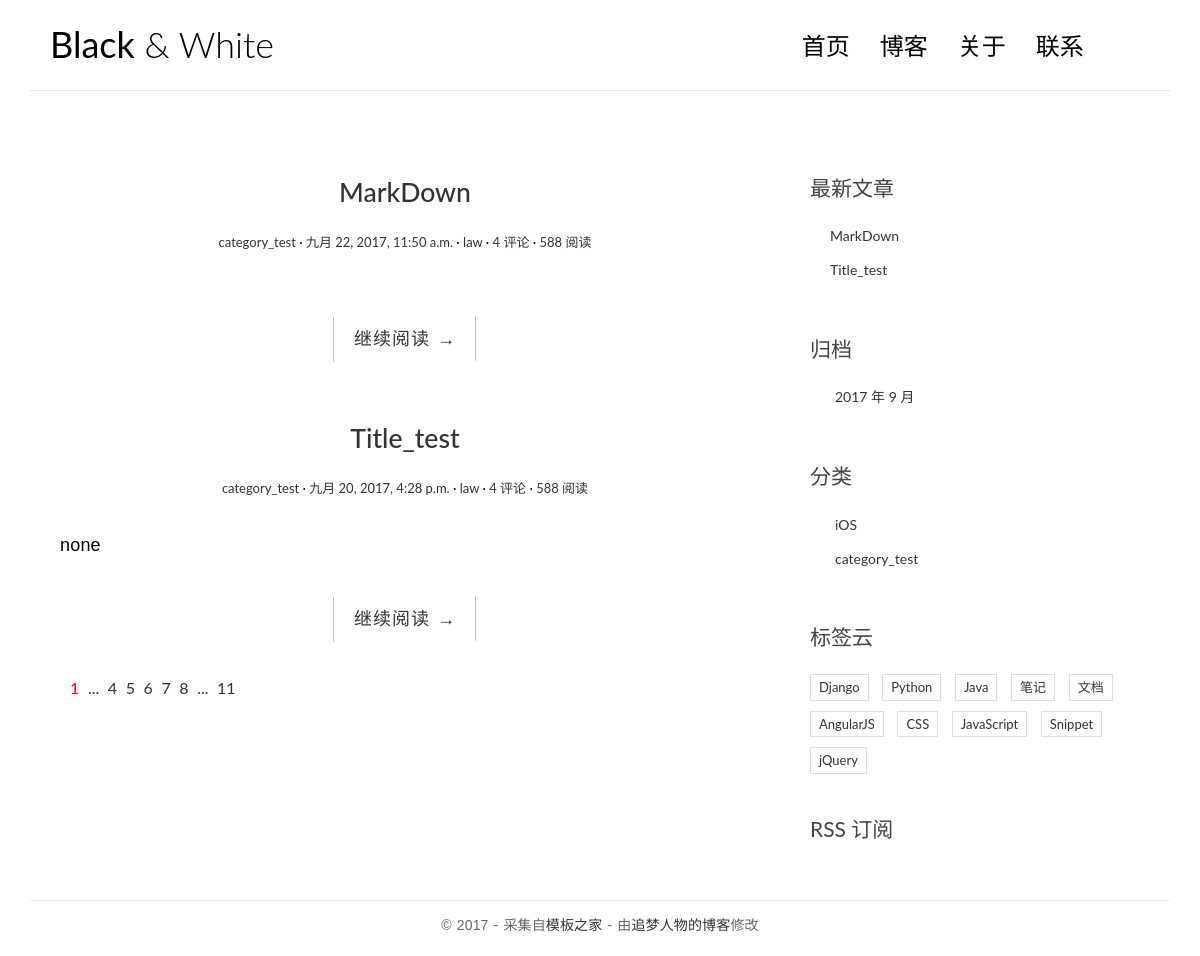
The page / on the database its author committed.
### lawBlog/models.py (models this page shows, shortened)
class Post(models.Model):
    title = models.CharField(max_length=70)
    body = models.TextField()
    created_time = models.DateTimeField()
    modified_time = models.DateTimeField()
    excerpt = models.CharField(max_length=200, blank=True)
    category = models.ForeignKey(Category)
    tags = models.ManyToManyField(Tag, blank=True)
    author = models.ForeignKey(User)
    def get_absolute_url(self):
        return reverse('lawBlog:detail', kwargs={'pk': self.pk})

class Category(models.Model):
    name = models.CharField(max_length=100)

### lawBlog/views.py (the view)
# urls.py: url(r'^$',views.index,name='index'),
def index(request):
    post_list = Post.objects.all().order_by('-created_time')
    return render(request, 'lawBlog/index.html', context={'post_list': post_list})

### lawBlog/templatetags/blog_tags.py (called while the page is built)
@register.simple_tag
def get_recent_posts(num=5):
    return Post.objects.all().order_by('-created_time')[:num]

@register.simple_tag
def archives():
    return Post.objects.dates('created_time', 'month', order='DESC')

@register.simple_tag
def get_categories():
    return Category.objects.all()

### templates/lawBlog/index.html
{% extends 'base.html' %}
{% block main %}
    {% for post in post_list %}
    <article class="post post-{{ post.pk }}">
        <header class="entry-header">
            <h1 class="entry-title">
                <a href="{{ post.get_absolute_url }}">{{ post.title }}</a>
            </h1>
            <div class="entry-meta">
                <span class="post-category"><a href="#">{{ post.category.name }}</a></span>
                <span class="post-date"><a href="#"><time class="entry-date"
                                            datetime="{{ post.created_time }}">{{ post.created_time }}</time></a></span>
                <span class="post-author"><a href="#">{{ post.author }}</a></span>
                <span class="comments-link"><a href="#">4 评论</a></span>
                <span class="views-count"><a href="#">588 阅读</a></span>
            </div>
        </header>
        <div class="entry-content clearfix">
            <p>{{ post.excerpt }}</p>
            <div class="read-more cl-effect-14">
                <a href="{{ post.get_absolute_url }}" class="more-link">继续阅读 <span class="meta-nav">→</span>
</a>
            </div>
        </div>
    </article>
    {% empty %}
    <div class="no-post">暂时还没有发布的文章！</div>
    {% endfor %}
    <div class="pagination">
        <ul>
            <li class="current"><a href="">1</a></li>
            <li><a href="">...</a></li>
            <li><a href="">4</a></li>
            <li><a href="">5</a></li>
            <li><a href="">6</a></li>
            <li><a href="">7</a></li>
            <li><a href="">8</a></li>
            <li><a href="">...</a></li>
            <li><a href="">11</a></li>
        </ul>
    </div>
{% endblock main %}

### templates/base.html (shortened to what this page needs)
{% load staticfiles %}
{% load blog_tags %}
<!DOCTYPE html>
<html>
<head>
    <link rel="stylesheet" href="http://code.ionicframework.com/ionicons/2.0.1/css/ionicons.min.css">
    <link rel="stylesheet" href="{% static 'lawBlog/css/bootstrap.min.css' %}">
    <link rel="stylesheet" href="{% static 'lawBlog/css/pace.css' %}">
    <link rel="stylesheet" href="{% static 'lawBlog/css/custom.css' %}">
    <link rel="stylesheet" href="{% static 'lawBlog/css/highlights/github.css' %}">
</head>
<body>
<div class="container">
    <header id="site-header">
        <div class="row">
            <div class="col-md-4 col-sm-5 col-xs-8">
                <div class="logo">
                    <h1><a href="index.html"><b>Black</b> &amp; White</a></h1>
                </div>
            </div>
            <div class="col-md-8 col-sm-7 col-xs-4">
                <nav class="main-nav" role="navigation">
                    <div class="collapse navbar-collapse" id="bs-example-navbar-collapse-1">
                        <ul class="nav navbar-nav navbar-right">
                            <li class="cl-effect-11"><a href="index.html" data-hover="首页">首页</a></li>
                            <li class="cl-effect-11"><a href="full-width.html" data-hover="博客">博客</a></li>
                            <li class="cl-effect-11"><a href="about.html" data-hover="关于">关于</a></li>
                            <li class="cl-effect-11"><a href="contact.html" data-hover="联系">联系</a></li>
                        </ul>
                    </div>
                </nav>
            </div>
        </div>
    </header>
</div>
<div class="content-body">
    <div class="container">
        <div class="row">
            <main class="col-md-8">
                {% block main %}
                {% endblock main %}
            </main>
            <aside class="col-md-4">
                <div class="widget widget-recent-posts">
                    <h3 class="widget-title">最新文章</h3>
                    {% get_recent_posts as recent_post_list %}
                    <ul>
                        {% for post in recent_post_list %}
                            <li>
                                <a href="{{ post.get_absolute_url }}">{{ post.title }}</a>
                            </li>
                        {% empty %}
                            暂无文章！
                        {% endfor %}
                    </ul>
                </div>
                <div class="widget widget-archives">
                    <h3 class="widget-title">归档</h3>
                    {% archives as date_list %}
                    <ul>
                        {% for date in date_list %}
                            <li>
                                 <a href="{% url 'lawBlog:archives' date.year date.month %}">
                                    {{ date.year }} 年 {{ date.month }} 月
                                 </a>
                            </li>
                        {% empty %}
                            暂无归档！
                        {% endfor %}
                    </ul>
                </div>
                <div class="widget widget-category">
                    <h3 class="widget-title">分类</h3>
                    {% get_categories as category_list %}
                    <ul>
                        {% for category in category_list %}
                            <li>
                                <a href="{% url 'lawBlog:category' category.pk %}">{{ category.name }}</a>
                            </li>
                        {% empty %}
                            暂无分类！
                        {% endfor %}
                    </ul>
                </div>
                <div class="widget widget-tag-cloud">
                    <h3 class="widget-title">标签云</h3>
                    <ul>
                        <li>
                            <a href="#">Django</a>
                        </li>
                        <li>
                            <a href="#">Python</a>
                        </li>
                        <li>
                            <a href="#">Java</a>
                        </li>
                        <li>
                            <a href="#">笔记</a>
                        </li>
                        <li>
                            <a href="#">文档</a>
                        </li>
                        <li>
                            <a href="#">AngularJS</a>
                        </li>
                        <li>
                            <a href="#">CSS</a>
                        </li>
                        <li>
                            <a href="#">JavaScript</a>
                        </li>
                        <li>
                            <a href="#">Snippet</a>
                        </li>
                        <li>
                            <a href="#">jQuery</a>
                        </li>
                    </ul>
                </div>
                <div class="rss">
                    <a href=""> RSS 订阅</a>
                </div>
        </div>
    </div>
</div>
<footer id="site-footer">
    <div class="container">
        <div class="row">
            <div class="col-md-12">
                <p class="copyright">&copy 2017 - 采集自<a href="http://www.cssmoban.com/"
                                                        target="_blank" title="模板之家">模板之家</a>
                    - 由<a href="http://zmrenwu.com/" title="网页模板" target="_blank">追梦人物的博客</a>修改
                </p>
            </div>
        </div>
    </div>
</footer>
</body>
</html>

### lawBlog/static/lawBlog/css/custom.css (style rules this page uses)
* { outline: none; }
h1, h2, h3, h4, h5, h6 { margin-top: 0; }
b { font-weight: 400; }
a { color: #333; }
body { color: #444; font-family: 'Lato', sans-serif; }
p { font-family: 'Ubuntu', sans-serif; font-weight: 400; word-spacing: 1px; letter-spacing: 0.01em; }
#site-header { background-color: #FFF; padding: 25px 20px; margin-bottom: 40px; border-bottom: 1px solid #e7e7e7; }
.logo h1 a { color: #000; }
.logo h1 { margin: 0; font-family: 'Lato', sans-serif; font-weight: 300; }
.main-nav { margin-top: 11px; max-width: 95%; }
.main-nav a { color: #000000 !important; padding: 0 0 5px 0 !important; margin-right: 30px; font-family: 'Lato', sans-serif; font-weight: 300; font-size: 24px; }
.cl-effect-11 a { padding: 10px 0; color: #0972b4; text-shadow: none; }
.cl-effect-11 a::before { position: absolute; top: 0; left: 0; overflow: hidden; padding: 0 0 5px 0 !important; max-width: 0; border-bottom: 1px solid #000; color: #000; content: attr(data-hover); white-space: nowrap; -webkit-transition: max-width 0.5s; -moz-transition: max-width 0.5s; transition: max-width 0.5s; }
.content-body { padding-bottom: 4em; }
.post { background: #fff; padding: 30px 30px 0; }
.entry-title { text-align: center; font-size: 1.9em; margin-bottom: 20px; line-height: 1.6; padding: 10px 20px 0; }
.entry-meta { text-align: center; color: #DDDDDD; font-size: 13px; margin-bottom: 30px; }
.entry-content { font-size: 18px; line-height: 1.9; font-weight: 300; color: #000; }
.post-category::after, .post-date::after, .post-author::after, .comments-link::after { content: ' ·'; color: #000; }
.read-more { font-family: 'Ubuntu', sans-serif; font-weight: 400; word-spacing: 1px; letter-spacing: 0.01em; text-align: center; margin-top: 20px; }
.cl-effect-14 a { padding: 0 20px; height: 45px; line-height: 45px; position: relative; display: inline-block; margin: 15px 25px; letter-spacing: 1px; font-weight: 400; text-shadow: 0 0 1px rgba(255, 255, 255, 0.3); }
.cl-effect-14 a::before, .cl-effect-14 a::after { position: absolute; width: 45px; height: 1px; background: #C3C3C3; content: ''; -webkit-transition: all 0.3s; -moz-transition: all 0.3s; transition: all 0.3s; pointer-events: none; }
.cl-effect-14 a::before { top: 0; left: 0; -webkit-transform: rotate(90deg); -moz-transform: rotate(90deg); transform: rotate(90deg); -webkit-transform-origin: 0 0; -moz-transform-origin: 0 0; transform-origin: 0 0; }
.cl-effect-14 a::after { right: 0; bottom: 0; -webkit-transform: rotate(90deg); -moz-transform: rotate(90deg); transform: rotate(90deg); -webkit-transform-origin: 100% 0; -moz-transform-origin: 100% 0; transform-origin: 100% 0; }
.widget { background: #fff; padding: 30px 0 0; }
.widget-title { font-size: 1.5em; margin-bottom: 20px; line-height: 1.6; padding: 10px 0 0; font-weight: 400; }
.widget-recent-posts ul { padding: 0; margin: 0; padding-left: 20px; }
.widget-recent-posts ul li { list-style-type: none; position: relative; line-height: 170%; margin-bottom: 10px; }
.widget-recent-posts ul li::before { content: '\f3d3'; font-family: "Ionicons"; position: absolute; left: -17px; top: 3px; font-size: 16px; color: #000; }
.widget-archives ul { padding: 0; margin: 0; padding-left: 25px; }
.widget-archives ul li { list-style-type: none; position: relative; line-height: 170%; margin-bottom: 10px; }
.widget-archives ul li::before { content: '\f3f3'; font-family: "Ionicons"; position: absolute; left: -25px; top: 1px; font-size: 16px; color: #000; }
.widget-category ul { padding: 0; margin: 0; padding-left: 25px; }
.widget-category ul li { list-style-type: none; position: relative; line-height: 170%; margin-bottom: 10px; }
.widget-category ul li::before { content: '\f3fe'; font-family: "Ionicons"; position: absolute; left: -25px; top: 1px; font-size: 18px; color: #000; }
.widget-tag-cloud ul { padding: 0; margin: 0; margin-right: -10px; }
.widget-tag-cloud ul li { list-style-type: none; font-size: 13px; display: inline-block; margin-right: 10px; margin-bottom: 10px; padding: 3px 8px; border: 1px solid #ddd; }
.rss { font-size: 21px; margin-top: 30px; }
.rss a { color: #444; }
#site-footer { padding-top: 10px; padding: 0 0 1.5em 0; }
.copyright { text-align: center; padding-top: 1em; margin: 0; border-top: 1px solid #eee; color: #666; }
.pagination ul { list-style: none; }
.pagination ul li { display: inline-block; font-size: 16px; margin-right: 5px; }
.current a { color: red; }

### rows shown on the page
Post: title "MarkDown", category.name "category_test", created_time "九月 22, 2017, 11:50 a.m.", author "law"
Post: title "Title_test", category.name "category_test", created_time "九月 20, 2017, 4:28 p.m.", author "law", excerpt "none"
Category: name "iOS"
Category: name "category_test"

### other values the page prints
{{ date.year }} "2017"
{{ date.month }} "9"
